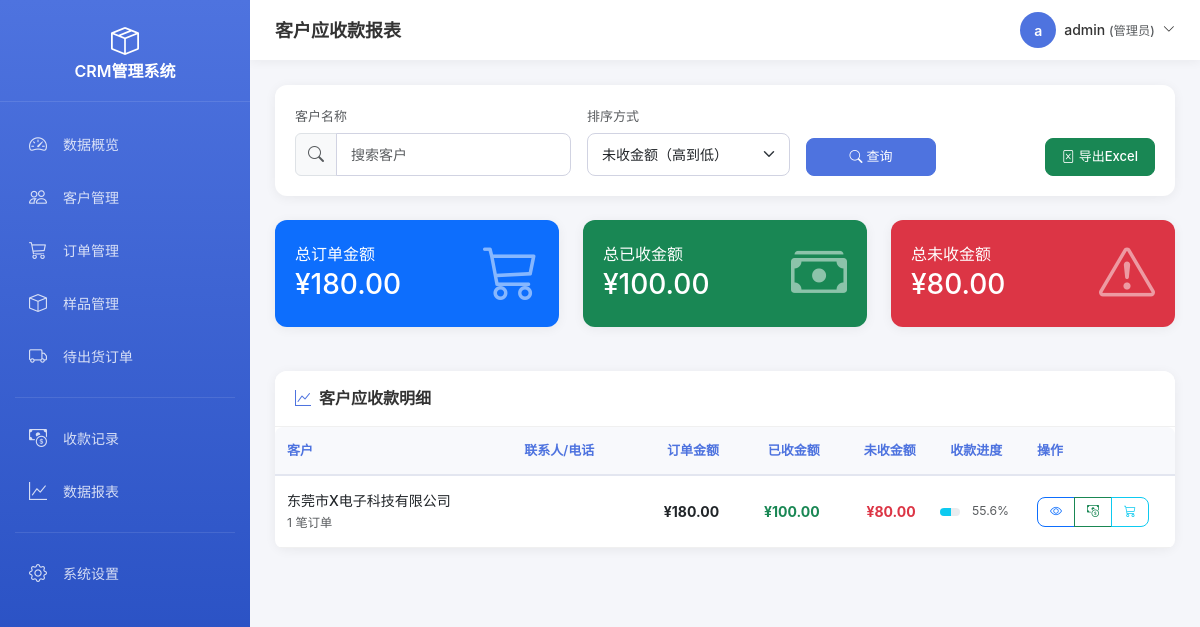
Page /payment_report.php (signed in) on the committed database.
### tables this page shows
CREATE TABLE `customer` (
  `id` int(11) UNSIGNED NOT NULL COMMENT '主键ID',
  `customer_name` varchar(100) NOT NULL COMMENT '客户名称',
  `contact` varchar(50) DEFAULT NULL COMMENT '联系人',
  `phone` varchar(20) DEFAULT NULL COMMENT '电话',
  `email` varchar(100) DEFAULT NULL COMMENT '邮箱',
  `address` varchar(255) DEFAULT NULL COMMENT '地址',
  `remark` text COMMENT '备注',
  `create_time` datetime NOT NULL DEFAULT CURRENT_TIMESTAMP COMMENT '创建时间',
  `update_time` datetime NOT NULL DEFAULT CURRENT_TIMESTAMP ON UPDATE CURRENT_TIMESTAMP COMMENT '更新时间'
);

### config/functions.php (called while the page is built, shortened)
<?php
require_once __DIR__ . '/database.php';
function htmlspecialchars_string($string) {
    return htmlspecialchars($string, ENT_QUOTES, 'UTF-8');
}
function formatMoney($amount) {
    return number_format($amount, 2);
}

### config/database.php (called while the page is built, shortened)
<?php
function getDB() {
    static $pdo = null;
    if ($pdo === null) {
        try {
            $dsn = "mysql:host=" . DB_HOST . ";dbname=" . DB_NAME . ";charset=" . DB_CHARSET;
            $options = [
                PDO::ATTR_ERRMODE => PDO::ERRMODE_EXCEPTION,
                PDO::ATTR_DEFAULT_FETCH_MODE => PDO::FETCH_ASSOC,
                PDO::ATTR_EMULATE_PREPARES => false,
            ];
            $pdo = new PDO($dsn, DB_USER, DB_PASS, $options);
        } catch (PDOException $e) {
            die("数据库连接失败: " . $e->getMessage());
        }
    }
    return $pdo;
}
function query($sql, $params = []) {
    $db = getDB();
    $stmt = $db->prepare($sql);
    $stmt->execute($params);
    return $stmt;
}
function fetchAll($sql, $params = []) {
    return query($sql, $params)->fetchAll();
}

### payment_report.php (the view, shortened to what this page needs)
<?php
require_once __DIR__ . '/includes/header.php';
$keyword = isset($_GET['keyword']) ? trim($_GET['keyword']) : '';
$sortBy = isset($_GET['sort_by']) ? $_GET['sort_by'] : 'unpaid_desc';
$where = "WHERE 1=1";
$params = [];
$orderBy = "ORDER BY unpaid_amount DESC";
switch ($sortBy) {
    case 'unpaid_desc':
    default:
        $orderBy = "ORDER BY unpaid_amount DESC";
        break;
}
$reportData = fetchAll(
    "SELECT
        c.id,
        c.customer_name,
        c.contact,
        c.phone,
        COALESCE(order_summary.total_amount, 0) as total_order_amount,
        COALESCE(order_summary.order_count, 0) as order_count,
        COALESCE(payment_summary.total_paid, 0) as total_paid,
        COALESCE(order_summary.total_amount, 0) - COALESCE(payment_summary.total_paid, 0) as unpaid_amount
     FROM customer c
     LEFT JOIN (
         SELECT
             customer_id,
             SUM(order_total_amount) as total_amount,
             COUNT(DISTINCT id) as order_count
         FROM order_main
         GROUP BY customer_id
     ) order_summary ON c.id = order_summary.customer_id
     LEFT JOIN (
         SELECT
             customer_id,
             SUM(amount) as total_paid
         FROM payment_record
         GROUP BY customer_id
     ) payment_summary ON c.id = payment_summary.customer_id
     {$where}
     HAVING total_order_amount > 0
     {$orderBy}",
    $params
);
$totalOrderAmount = array_sum(array_column($reportData, 'total_order_amount'));
$totalPaid = array_sum(array_column($reportData, 'total_paid'));
$totalUnpaid = array_sum(array_column($reportData, 'unpaid_amount'));
?>
<div class="card mb-4">
    <div class="card-body">
        <form method="GET" action="" class="row g-3 align-items-end">
            <div class="col-md-4">
                <label class="form-label text-muted small">客户名称</label>
                <div class="input-group">
                    <span class="input-group-text bg-light"><i class="bi bi-search text-muted"></i></span>
                    <input type="text" class="form-control" name="keyword" placeholder="搜索客户" value="<?php echo htmlspecialchars_string($keyword); ?>">
                </div>
            </div>
            <div class="col-md-3">
                <label class="form-label text-muted small">排序方式</label>
                <select class="form-select" name="sort_by">
                    <option value="unpaid_desc" <?php echo $sortBy == 'unpaid_desc' ? 'selected' : ''; ?>>未收金额（高到低）</option>
                </select>
            </div>
            <div class="col-md-2">
                <button type="submit" class="btn btn-primary w-100"><i class="bi bi-search me-1"></i>查询</button>
            </div>
            <div class="col-md-3 text-end">
                <a href="?<?php echo http_build_query(array_merge($_GET, ['export' => 'excel'])); ?>" class="btn btn-success">
                    <i class="bi bi-file-excel me-1"></i>导出Excel
                </a>
            </div>
        </form>
    </div>
</div>
<div class="row mb-4">
    <div class="col-md-4">
        <div class="card bg-primary text-white">
            <div class="card-body">
                <div class="d-flex justify-content-between align-items-center">
                    <div>
                        <h6 class="mb-1">总订单金额</h6>
                        <h3 class="mb-0">¥<?php echo formatMoney($totalOrderAmount); ?></h3>
                    </div>
                    <i class="bi bi-cart3 display-4 opacity-50"></i>
                </div>
            </div>
        </div>
    </div>
    <div class="col-md-4">
        <div class="card bg-success text-white">
            <div class="card-body">
                <div class="d-flex justify-content-between align-items-center">
                    <div>
                        <h6 class="mb-1">总已收金额</h6>
                        <h3 class="mb-0">¥<?php echo formatMoney($totalPaid); ?></h3>
                    </div>
                    <i class="bi bi-cash-stack display-4 opacity-50"></i>
                </div>
            </div>
        </div>
    </div>
    <div class="col-md-4">
        <div class="card bg-danger text-white">
            <div class="card-body">
                <div class="d-flex justify-content-between align-items-center">
                    <div>
                        <h6 class="mb-1">总未收金额</h6>
                        <h3 class="mb-0">¥<?php echo formatMoney($totalUnpaid); ?></h3>
                    </div>
                    <i class="bi bi-exclamation-triangle display-4 opacity-50"></i>
                </div>
            </div>
        </div>
    </div>
</div>
<div class="card">
    <div class="card-header">
        <h5 class="mb-0"><i class="bi bi-graph-up me-2"></i>客户应收款明细</h5>
    </div>
    <div class="card-body p-0">
        <div class="table-responsive">
            <table class="table table-hover mb-0 align-middle">
                <thead class="table-light">
                    <tr>
                        <th>客户</th>
                        <th>联系人/电话</th>
                        <th class="text-end">订单金额</th>
                        <th class="text-end">已收金额</th>
                        <th class="text-end">未收金额</th>
                        <th class="text-center">收款进度</th>
                        <th style="width: 150px;">操作</th>
                    </tr>
                </thead>
                <tbody>
                    <?php foreach ($reportData as $row):
                        $progress = $row['total_order_amount'] > 0 ? round($row['total_paid'] / $row['total_order_amount'] * 100, 1) : 0;
                        $progressClass = $progress >= 100 ? 'bg-success' : ($progress >= 50 ? 'bg-info' : 'bg-warning');
                    ?>
                    <tr>
                        <td>
                            <div class="fw-medium"><?php echo htmlspecialchars_string($row['customer_name']); ?></div>
                            <small class="text-muted"><?php echo $row['order_count']; ?> 笔订单</small>
                        </td>
                        <td>
                        </td>
                        <td class="text-end">
                            <span class="fw-bold">¥<?php echo formatMoney($row['total_order_amount']); ?></span>
                        </td>
                        <td class="text-end">
                            <span class="text-success fw-bold">¥<?php echo formatMoney($row['total_paid']); ?></span>
                        </td>
                        <td class="text-end">
                            <span class="text-danger fw-bold">¥<?php echo formatMoney($row['unpaid_amount']); ?></span>
                        </td>
                        <td class="text-center">
                            <div class="d-flex align-items-center">
                                <div class="progress flex-grow-1 me-2" style="height: 8px;">
                                    <div class="progress-bar <?php echo $progressClass; ?>" role="progressbar" style="width: <?php echo min(100, $progress); ?>%"></div>
                                </div>
                                <small class="text-muted" style="width: 45px;"><?php echo $progress; ?>%</small>
                            </div>
                        </td>
                        <td>
                            <div class="btn-group">
                                <a href="/customer_form.php?id=<?php echo $row['id']; ?>&action=view" class="btn btn-sm btn-outline-primary" title="查看客户">
                                    <i class="bi bi-eye"></i>
                                </a>
                                <a href="/payment.php?customer_id=<?php echo $row['id']; ?>" class="btn btn-sm btn-outline-success" title="查看收款">
                                    <i class="bi bi-cash-coin"></i>
                                </a>
                                <a href="/order.php?customer_id=<?php echo $row['id']; ?>" class="btn btn-sm btn-outline-info" title="查看订单">
                                    <i class="bi bi-cart3"></i>
                                </a>
                            </div>
                        </td>
                    </tr>
                    <?php endforeach; ?>
                </tbody>
            </table>
        </div>
    </div>
</div>
<?php require_once __DIR__ . '/includes/footer.php'; ?>

### assets/css/style.css (style rules this page uses)
:root { --primary: #4e73df; --primary-dark: #2e59d9; --success: #1cc88a; --info: #36b9cc; --warning: #f6c23e; --danger: #e74a3b; --secondary: #858796; --light: #f8f9fc; --dark: #5a5c69; --sidebar-width: 250px; --topbar-height: 60px; }
* { margin: 0; padding: 0; box-sizing: border-box; }
body { font-family: -apple-system, BlinkMacSystemFont, 'Segoe UI', Roboto, 'Helvetica Neue', Arial, sans-serif; background-color: #f5f6fa; color: #333; font-size: 14px; line-height: 1.5; }
.card { border: none; border-radius: 12px; box-shadow: 0 2px 12px rgba(0,0,0,0.06); margin-bottom: 20px; }
.card-header { background: #fff; border-bottom: 1px solid #f0f0f0; padding: 18px 20px; border-radius: 12px 12px 0 0 !important; display: flex; align-items: center; justify-content: space-between; }
.card-header h5 { margin: 0; font-weight: 600; color: #333; font-size: 16px; }
.card-header h5 i { color: var(--primary); margin-right: 8px; }
.card-body { padding: 20px; }
.table-responsive { border-radius: 8px; }
.table { margin-bottom: 0; }
.table thead th { background: #f8f9fc; border-bottom: 2px solid #e3e6f0; font-weight: 600; color: var(--primary); font-size: 13px; padding: 14px 12px; white-space: nowrap; }
.table tbody td { padding: 14px 12px; vertical-align: middle; border-bottom: 1px solid #f0f0f0; }
.btn { border-radius: 8px; padding: 8px 16px; font-weight: 500; font-size: 13px; transition: all 0.2s; }
.btn-sm { padding: 5px 12px; font-size: 12px; }
.btn-primary { background: var(--primary); border-color: var(--primary); }
.form-control, .form-select { border-radius: 8px; border: 1px solid #d1d3e2; padding: 10px 14px; font-size: 14px; }
.form-label { font-weight: 500; color: #555; margin-bottom: 6px; font-size: 13px; }

### rows in the picture
customer: customer_name "东莞市X电子科技有限公司", order_count "1", total_order_amount "180.00", total_paid "100.00", unpaid_amount "80.00", progress "55.6"

### other values in the picture
$pageTitle "客户应收款报表"
mb_substr($currentUser['username'], 0, 1) "a"
htmlspecialchars_string($currentUser['username']) "admin"
formatMoney($totalOrderAmount) "180.00"
formatMoney($totalPaid) "100.00"
formatMoney($totalUnpaid) "80.00"
